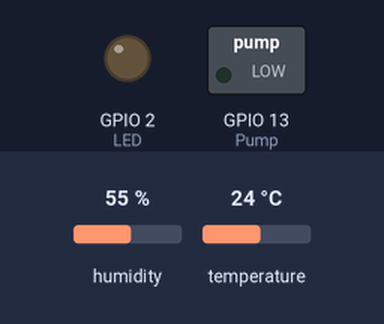
The sketch below on a simulated ESP32-S3. Parts: switched loads named in the sketch (green lamp = pin HIGH), output pins drawn as LEDs (lit = HIGH). Inputs (shaded band) come from the test bench; at power-on: humidity 55 %, temperature 24 °C. WiFi joins after 1.5 s; servers stay silent unless stated; what the sketch prints to the serial monitor is not drawn.

Above: at 0.1 s.
At 6.8 s:
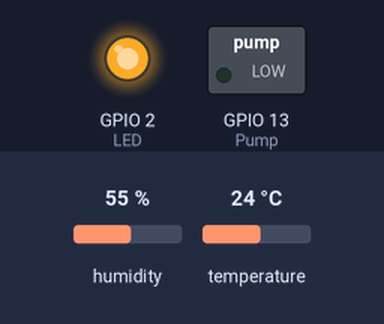
Timing chart, 0 to 129.1 s (numbered marks = the images above):
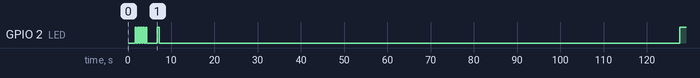

The sketch:

autogreen.ino
```cpp
// Authors Lucas Alvarez Renzo Chiarino

//Wifi library
#include <WiFi.h>
#include <WiFiClient.h>

#include "FirebaseESP32.h"

//Temperature Sensor
#include "DHT.h"
#include <Adafruit_Sensor.h>

//Definitions
#define DHT1PIN 14

DHT dht1(DHT1PIN, DHT11, 15);

// WiFi Credentials
#define WIFI_SSID "NAME"
#define WIFI_PASSWORD "PASSWORD"

#define FIREBASE_HOST "FIREBASE HOST"
#define FIREBASE_AUTH "FIREBASE AUTH"

FirebaseData firebaseData;

//onboard LED (BLUE)
#define LED 2

#define Pump 13          //digital
#define WaterSensor 12   //analog
#define HumiditySensor 9 //digital

//Status
int pump = false;

//Sensor LOG
float ambientTemp = 0; //ambient Temp from DHT
float ambientHum = 0;  //ambient Temp from DHT
int soilHum = 0;       //soil Humidity 0 dry 1 moist
int water = 0;         //water Level from T1592 P

double soilDelay = 30000; //time to wait before checking the soil sensor //*default 1800
int level = 1800;         // water limit, this triggers the led and app. //*max 1/2 water sensor
int ledTimmer = 90;       //  90 = 30mins
int pumpDelay = 300;      // how long the pump is on

//WiFi
void WIFInit()
{

    WiFi.begin(WIFI_SSID, WIFI_PASSWORD);
    Serial.print("Connecting to Wi-Fi");
    while (WiFi.status() != WL_CONNECTED)
    {
        Serial.print(".");
        delay(300);
    }
    Serial.println();
    Serial.print("Connected with IP: ");
    Serial.println(WiFi.localIP());
    Serial.println();
}

//Firebase
void FirebaseInit()
{
    Firebase.begin(FIREBASE_HOST, FIREBASE_AUTH);
    Firebase.reconnectWiFi(true);
    Firebase.setReadTimeout(firebaseData, 1000 * 60);
    Firebase.setwriteSizeLimit(firebaseData, "tiny");

    if (!Firebase.beginStream(firebaseData, "/"))
    {
        Serial.println("Can't begin stream connection...");
        Serial.println("Reason: " + firebaseData.errorReason());
        Serial.println();
    }

    Firebase.setStreamCallback(firebaseData, streamCallback, streamTimeoutCallback);
}

//Call Back
void streamCallback(StreamData data)
{

    Serial.println();
    Serial.println(data.dataPath());
}

//Time out
void streamTimeoutCallback(bool timeout)
{
    if (timeout)
    {
        //TODO: comment this line
        Serial.println("Stream timeout, resume streaming...");
    }
}

//Temperature
void temp_sensor()
{
    float h1 = dht1.readHumidity();
    float t1 = dht1.readTemperature();

    if (isnan(h1) || isnan(t1))
    {
        Serial.println("Error DHT11!");
        delay(3000);
        return;
    }
    else
    {
        //blink onboard led
        digitalWrite(LED, LOW);
        delay(100);
        digitalWrite(LED, HIGH);
        delay(500);
        digitalWrite(LED, LOW);

        ambientTemp = t1;
        ambientHum = h1;

        //Set Humy on firebase
        Firebase.setInt(firebaseData, "/humedad/TemperatureSetting/thermostatHumidityAmbient", h1);
        //Set Temp on firebase
        Firebase.setInt(firebaseData, "/humedad/TemperatureSetting/thermostatTemperatureAmbient", t1);

        Serial.println("");
        Serial.println(ambientTemp);
        Serial.println(ambientHum);
    }
    delay(120000);
}

//Soil Sensor
void soil_sensor()
{

    soilHum = digitalRead(HumiditySensor); //read the moisture sensor and save the value
    Serial.print("Soil moisture: ");
    Serial.print(soilHum);
    //Serial.println(" ('1' means soil is too dry and '0' means the soil is moist enough.)");

    if (soilHum == 1)
    {

        digitalWrite(Pump, HIGH);
        Serial.println("pump on");
        delay(pumpDelay);
        digitalWrite(Pump, LOW);
        Serial.println("pump off");
        delay(800);
    }
    digitalWrite(LED, LOW); //TODO: deactivar esto
}

//Water Sensor
void water_sensor()
{
    water = analogRead(WaterSensor); //read the value of the water level sensor
    Serial.print("Water level: ");   //print it to the serial monitor
    Serial.println(water);

    if (water < level)
    { //low watter level
        for (int i = 0; i <= ledTimmer; i++)
        //blinks the LED
        {
            digitalWrite(LED, LOW);
            delay(1000);
            digitalWrite(LED, HIGH);
            delay(1000);
        }
    }
    else
    {
        digitalWrite(LED, HIGH); //TODO: deactivar esto
        delay(soilDelay);        //wait before checking the soil humidity
        soil_sensor();
    }
}

void setup()
{
    //Debug console
    Serial.begin(9600);

    //ONBOARD LED
    pinMode(LED, OUTPUT);

    //pump & snesor
    pinMode(Pump, OUTPUT);
    pinMode(HumiditySensor, INPUT);

    //Temperature Sensor
    dht1.begin();

    //Start Wifi
    WIFInit();

    //Start Firebase
    FirebaseInit();

    //flash the LED five times
    for (int i = 0; i <= 4; i++)
    {
        digitalWrite(LED, HIGH);
        delay(300);
        digitalWrite(LED, LOW);
        delay(300);
    }
    delay(2000);
}

void loop()
{

    temp_sensor();
    water_sensor();
}
```

Measured:
- by itself, GPIO 2 (LED): goes 4 × (LOW 0.30 s, HIGH 0.30 s), LOW 2.4 s, HIGH 0.50 s, LOW 120 s, then HIGH
